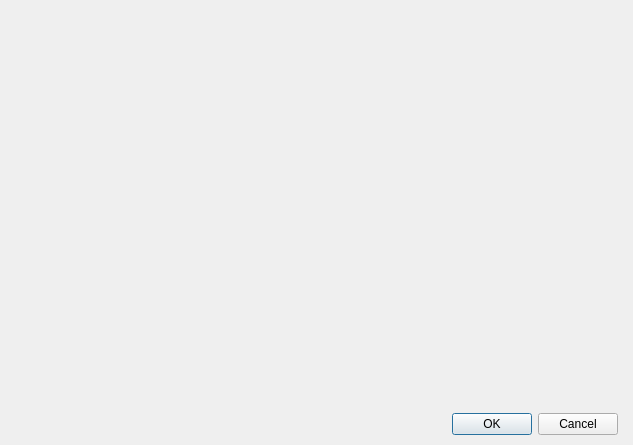
<?xml version="1.0" encoding="UTF-8"?>
<ui version="4.0">
 <class>DialogSpriteWalls</class>
 <widget class="QDialog" name="DialogSpriteWalls">
  <property name="geometry">
   <rect>
    <x>0</x>
    <y>0</y>
    <width>633</width>
    <height>445</height>
   </rect>
  </property>
  <property name="windowTitle">
   <string>Sprite walls</string>
  </property>
  <layout class="QGridLayout" name="gridLayout">
   <property name="leftMargin">
    <number>15</number>
   </property>
   <property name="topMargin">
    <number>10</number>
   </property>
   <property name="rightMargin">
    <number>15</number>
   </property>
   <property name="bottomMargin">
    <number>10</number>
   </property>
   <item row="0" column="0">
    <layout class="QVBoxLayout" name="verticalLayout">
     <property name="spacing">
      <number>15</number>
     </property>
     <item>
      <widget class="PanelSpriteWalls" name="widget" native="true"/>
     </item>
     <item>
      <widget class="QDialogButtonBox" name="buttonBox">
       <property name="orientation">
        <enum>Qt::Horizontal</enum>
       </property>
       <property name="standardButtons">
        <set>QDialogButtonBox::Cancel|QDialogButtonBox::Ok</set>
       </property>
      </widget>
     </item>
    </layout>
   </item>
  </layout>
 </widget>
 <customwidgets>
  <customwidget>
   <class>PanelSpriteWalls</class>
   <extends>QWidget</extends>
   <header>panelspritewalls.h</header>
   <container>1</container>
  </customwidget>
 </customwidgets>
 <resources/>
 <connections>
  <connection>
   <sender>buttonBox</sender>
   <signal>accepted()</signal>
   <receiver>DialogSpriteWalls</receiver>
   <slot>accept()</slot>
   <hints>
    <hint type="sourcelabel">
     <x>248</x>
     <y>254</y>
    </hint>
    <hint type="destinationlabel">
     <x>157</x>
     <y>274</y>
    </hint>
   </hints>
  </connection>
  <connection>
   <sender>buttonBox</sender>
   <signal>rejected()</signal>
   <receiver>DialogSpriteWalls</receiver>
   <slot>reject()</slot>
   <hints>
    <hint type="sourcelabel">
     <x>316</x>
     <y>260</y>
    </hint>
    <hint type="destinationlabel">
     <x>286</x>
     <y>274</y>
    </hint>
   </hints>
  </connection>
 </connections>
</ui>
